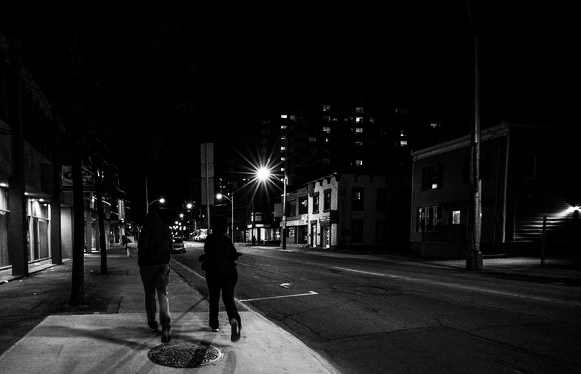
#> input picture PE05/PE05-input.jpg, 581 x 374 px
$ python pe05_image_filters.py
#> lines starting #> are read from the running program, lines starting #| are printed output that depends on the picture
import matplotlib.pyplot as plt
from PIL import Image, ImageOps, ImageFilter, ImageEnhance

# Open the input image**
img = Image.open("PE05-input.jpg")
#> img is the input picture: PIL image 581x374 RGB; min 0, max 255, mean 24.5

# Original image*
plt.subplot(2, 2, 1)
plt.title("Original")
plt.imshow(img, cmap="gray")
#Number of people visible: 2

# Histogram Equalization*
equalized = ImageOps.equalize(img)
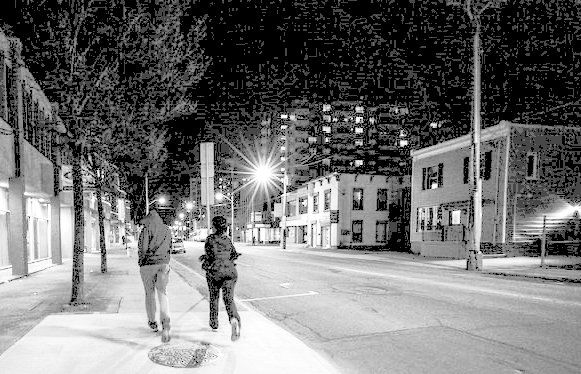
#> equalized: PIL image 581x374 RGB; min 0, max 255, mean 113.5
plt.subplot(2, 2, 2)
plt.title("Equalized")
plt.imshow(equalized, cmap="gray")
#Trees identified: 4 trunks (they are clearly visible along the left sidewalk)

# Unsharp Mask for clarity**
sharpened = equalized.filter(ImageFilter.UnsharpMask(radius=2, percent=150, threshold=3))
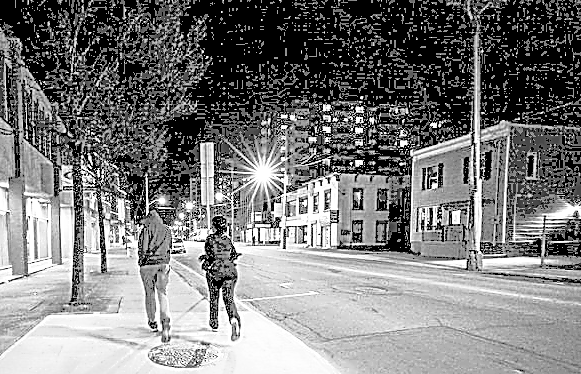
#> sharpened: PIL image 581x374 RGB; min 0, max 255, mean 123
plt.subplot(2, 2, 3)
plt.title("Unsharp Mask")
plt.imshow(sharpened, cmap="gray")
#Windows on the 2nd floor of building 1 (labeled "1"): 2 windows are clearly visible

# Slight contrast boost**
enhanced = ImageEnhance.Contrast(sharpened).enhance(1.2)
plt.subplot(2, 2, 4)
plt.title("Final Enhanced")
plt.imshow(enhanced, cmap="gray")
#Windows on building 2 (label 2): about 3

# Save output**
enhanced.save("PE05-output.jpg")

# Show all plots**
plt.tight_layout()
plt.show()
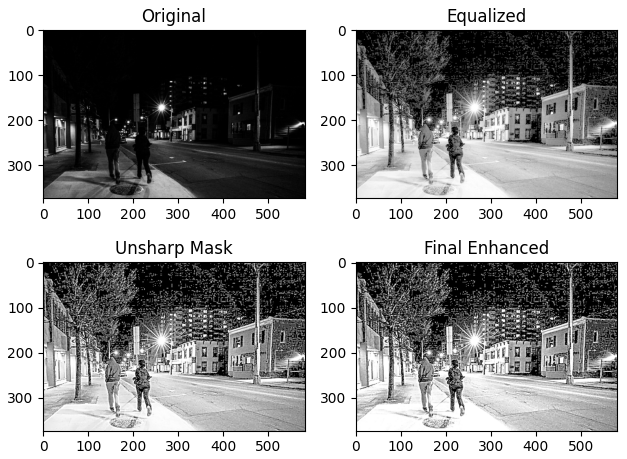
#> figure drawn by matplotlib, 4 panels


#Below are all the comments:
##1. Number of people visible: 2
##2. Trees identified: 4 trunks (they are clearly visible along the left sidewalk)
##3. Windows on the 2nd floor of building 1 (labeled "1"): 2 windows are clearly visible
##4. Windows on building 2 (label 2): about 3
